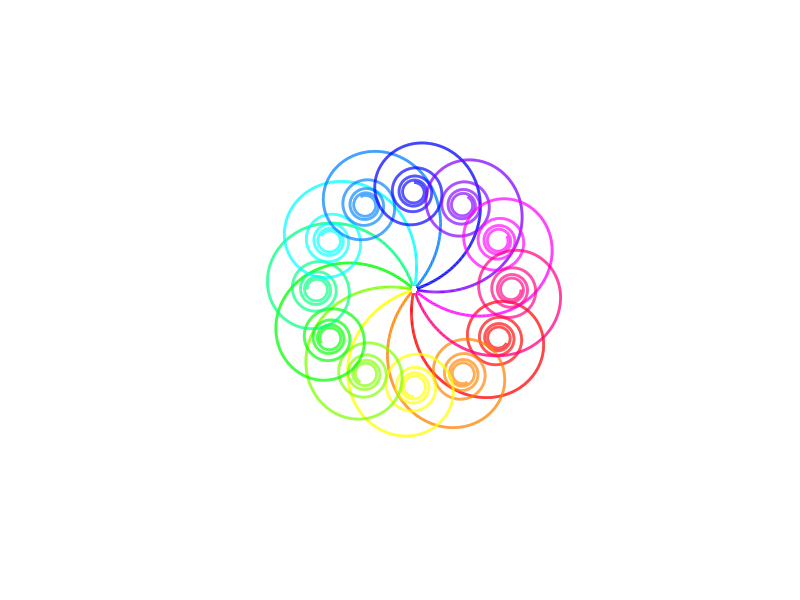

Source code (MATLAB):
%newspiral4

t  = 1*pi:0.01:10*pi;
len= length(t);
 x = zeros(1,len);
 y = zeros(1,len);

%x=r.*cos(t);
%y=r.*sin(t);
%plot(x,y),hold on
[theta,r]=cart2pol(x,y);
theta=t;r=1./(t);

[x,y]=pol2cart(theta,r);
x_min=x(1);
y_min=y(1);

x=x-x_min;
y=y-y_min;

[theta,r]=cart2pol(x,y);
%theta=t;r=t;

cont=12;
rough=1/cont;
colmap=hsv(cont);
for k=1:cont
[x,y]=pol2cart(theta-2*pi*k*rough,r);
%y=pol2cart(r,theta-0.25*k*pi)
plot(x,y,'linewidth',2,'color',colmap(k,:)),hold on
end
plot(0,0,'.','markersize',15,'color',[1 1 1]),hold off

%axis([min(x)-10 max(x)+10 min(y)-10 max(y)+10])
%axis([min(x)-1 max(x)+1 min(y)-1 max(y)+1])
axis off square
